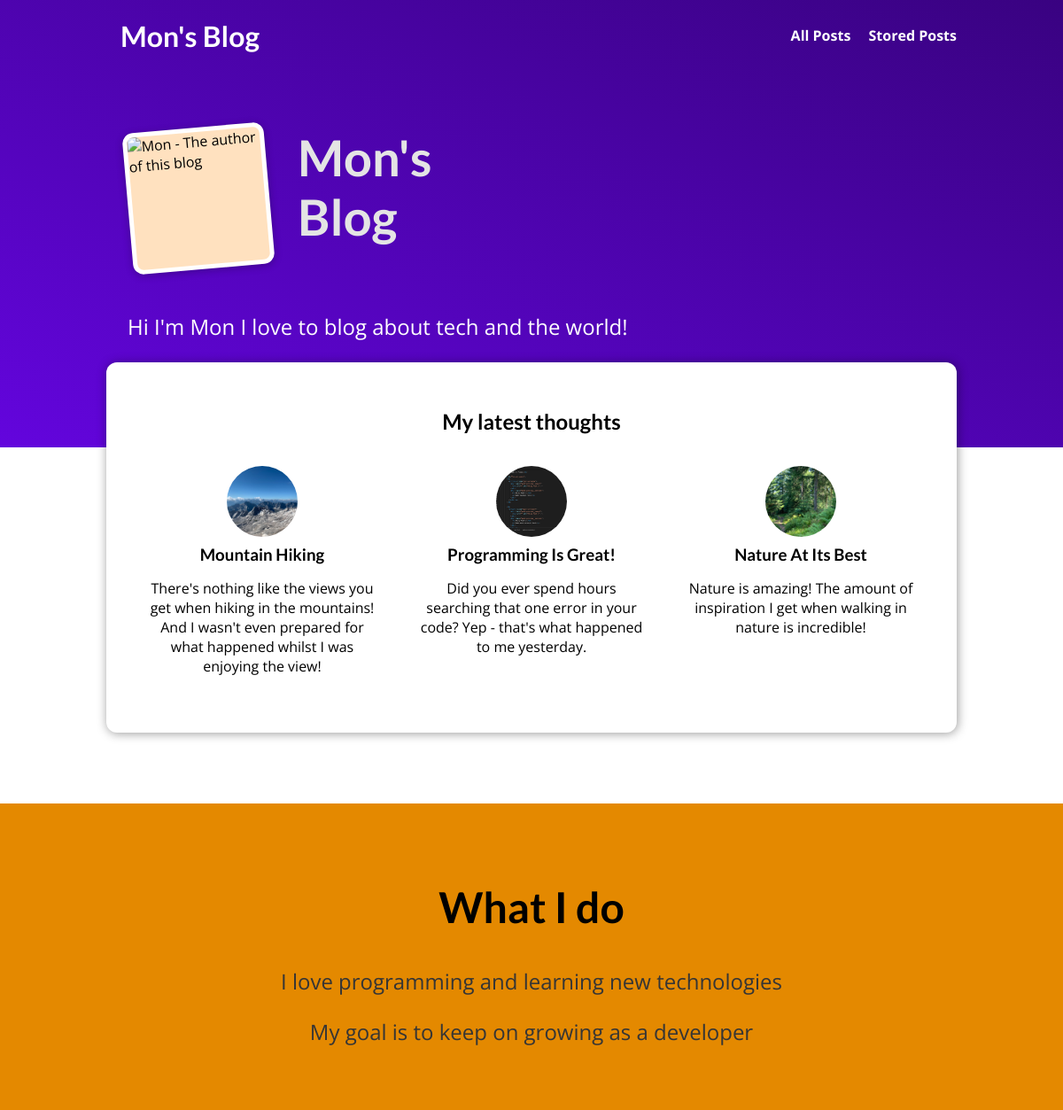
The page / on the database its author committed.
### blog/models.py (models this page shows, shortened)
class Post(models.Model):
    title = models.CharField(max_length=50)
    excerpt = models.CharField(max_length=1000)
    image = models.ImageField(upload_to='images')
    date = models.DateField(auto_now=True)
    slug = models.SlugField(unique=True)
    content = models.TextField(validators=[MinLengthValidator(10)])
    author = models.ForeignKey(Author, on_delete=models.SET_NULL, null=True, related_name="posts")
    tags = models.ManyToManyField(Tag)

### blog/views.py (the view)
# urls.py: path("", views.StartingPageListView.as_view(), name="starting-page"),
class StartingPageListView(ListView):
    model = Post
    template_name = "blog/index.html"
    context_object_name = "posts"
    ordering = ["-date"]
    def get_queryset(self):
        query_set = super().get_queryset()
        last_three_posts = query_set[:3]
        return last_three_posts

### blog/templates/blog/index.html (shortened to what this page needs)
{% extends "base.html" %}
{% load static %}
{% block css_files %}
<link rel="stylesheet" href="{% static 'blog/post.css'%}"/>
<link rel="stylesheet" href="{% static 'blog/index.css' %}"/>
{% endblock %}
{% block content %}
<section id="welcome">
    <header>
        <img src="{% static 'blog/images/IMG_20220219_173057.jpg' %}" alt="Mon - The author of this blog">
        <h2>Mon's Blog</h2>
    </header>
    <p>Hi I'm Mon I love to blog about tech and the world!</p>
</section>
<section id="latest-posts">
    <h2>My latest thoughts</h2>
    <ul>
        {% for post in posts %}
        {% include "blog/includes/post.html" %}
        {% endfor %}
    </ul>
</section>
<section id="about">
    <h2>
        What I do
    </h2>
    <p>
        I love programming and learning new technologies
    </p>
    <p>
        My goal is to keep on growing as a developer
    </p>
</section>
{% endblock %}

### blog/templates/blog/includes/post.html (shortened to what this page needs)
{% block content %}
<li>
    <article class="post">
        <a href="{% url 'post-detail-page' post.slug %}">
            <img src="{{post.image.url}}" alt="{{post.title}}"/>
            <div class="post__content">
                <h3>
                   {{post.title}}
                </h3>
                <p>
                    {{post.excerpt}}
                </p>
            </div>
        </a>
    </article>
</li>
{% endblock %}

### static/app.css (style rules this page uses)
* { box-sizing: border-box; }
html { font-family: 'Open Sans', 'Lato', sans-serif; }
body { margin: 0; }
h1, h2, h3 { font-family: 'Lato', sans-serif; font-weight: bold; }

### blog/static/blog/post.css (style rules this page uses)
.post { display: flex; flex-direction: column; align-items: center; text-align: center; }
.post a { text-decoration: none; color: black; transition: all 0.2s ease; padding: 1rem; }
.post img { width: 5rem; height: 5rem; object-fit: cover; border-radius: 50%; }
.post h3 { margin: 0.25rem 0; }

### blog/static/blog/index.css (style rules this page uses)
#welcome { background: linear-gradient(to right top, #6305dd, #390281); padding: 6rem 12%; }
#welcome header { display: flex; align-items: flex-start; margin: 3rem auto; }
#welcome img { width: 10rem; height: 10rem; object-fit: cover; object-position: top; border: 5px solid white; border-radius: 12px; background-color: #ffe1bf; transform: rotateZ(-5deg); box-shadow: 0 2px 8px rgba(0, 0, 0, 0.25); }
#welcome h2 { font-size: 3.5rem; margin: 0 0 0 2rem; color: #e4e4e4; width: 10rem; }
#welcome p { color: white; font-size: 1.5rem; }
#latest-posts { background-color: white; padding: 2rem; border-radius: 12px; width: 60rem; margin: -6rem auto 2rem auto; box-shadow: 1px 1px 12px rgba(0, 0, 0, 0.4); }
#latest-posts h2 { text-align: center; }
#latest-posts ul { list-style: none; margin: 0; padding: 0; display: flex; gap: 1rem; }
#latest-posts li { flex: 1; }
#about { text-align: center; padding: 3rem; background-color: #e48900; margin-top: 5rem; }
#about h2 { font-size: 3rem; }
#about p { font-size: 1.5rem; color: #353535; }

### rows shown on the page
Post: image (picture), title "Mountain Hiking", excerpt "There's nothing like the views you get when hiking in the mountains! And I wasn't even prepared for what happened whilst I was enjoying the view!"
Post: image (picture), title "Programming Is Great!", excerpt "Did you ever spend hours searching that one error in your code? Yep - that's what happened to me yesterday."
Post: image (picture), title "Nature At Its Best", excerpt "Nature is amazing! The amount of inspiration I get when walking in nature is incredible!"
